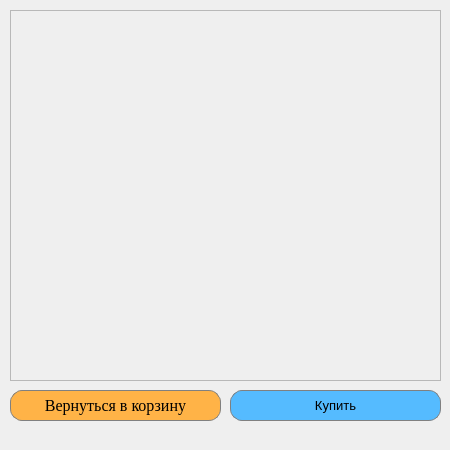
<?xml version="1.0" encoding="UTF-8"?>
<ui version="4.0">
 <class>BucketWindow_</class>
 <widget class="QMainWindow" name="BucketWindow_">
  <property name="geometry">
   <rect>
    <x>0</x>
    <y>0</y>
    <width>450</width>
    <height>450</height>
   </rect>
  </property>
  <property name="windowTitle">
   <string>MainWindow</string>
  </property>
  <widget class="QWidget" name="centralwidget">
   <widget class="QPushButton" name="return_pushButton">
    <property name="geometry">
     <rect>
      <x>10</x>
      <y>390</y>
      <width>211</width>
      <height>31</height>
     </rect>
    </property>
    <property name="font">
     <font>
      <family>Times New Roman</family>
      <pointsize>12</pointsize>
      <weight>50</weight>
      <italic>false</italic>
      <bold>false</bold>
     </font>
    </property>
    <property name="styleSheet">
     <string notr="true">QPushButton {
    font: 12pt &quot;Times New Roman&quot;;
	background-color: rgb(255,179,71);
    border-radius: 12;
	border: 1px solid gray
}

QPushButton:hover {
    background-color: rgb(255, 163, 67);
}

</string>
    </property>
    <property name="text">
     <string>Вернуться в корзину</string>
    </property>
   </widget>
   <widget class="QPushButton" name="buy_pushButton">
    <property name="geometry">
     <rect>
      <x>230</x>
      <y>390</y>
      <width>211</width>
      <height>31</height>
     </rect>
    </property>
    <property name="font">
     <font>
      <pointsize>10</pointsize>
     </font>
    </property>
    <property name="styleSheet">
     <string notr="true">QPushButton {
    background-color: rgb(85, 187, 255);
    border-radius: 12;
	border: 1px solid gray
}

QPushButton:hover {
    background-color: rgb(31, 174, 233);
}

</string>
    </property>
    <property name="text">
     <string>Купить</string>
    </property>
   </widget>
   <widget class="QScrollArea" name="scrollArea">
    <property name="geometry">
     <rect>
      <x>10</x>
      <y>10</y>
      <width>431</width>
      <height>371</height>
     </rect>
    </property>
    <property name="widgetResizable">
     <bool>true</bool>
    </property>
    <widget class="QWidget" name="scrollAreaWidgetContents">
     <property name="geometry">
      <rect>
       <x>0</x>
       <y>0</y>
       <width>429</width>
       <height>369</height>
      </rect>
     </property>
    </widget>
   </widget>
  </widget>
 </widget>
 <resources/>
 <connections/>
</ui>
